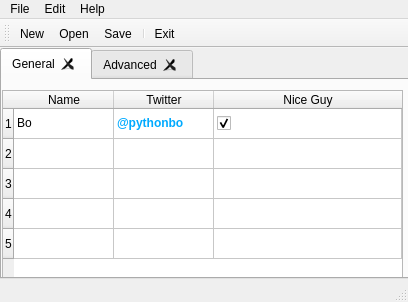
<?xml version="1.0" encoding="UTF-8"?>
<ui version="4.0">
 <class>MainWindow</class>
 <widget class="QMainWindow" name="MainWindow">
  <property name="geometry">
   <rect>
    <x>0</x>
    <y>0</y>
    <width>408</width>
    <height>302</height>
   </rect>
  </property>
  <property name="windowTitle">
   <string>MainWindow</string>
  </property>
  <widget class="QWidget" name="centralwidget">
   <widget class="QTabWidget" name="tabWidget">
    <property name="geometry">
     <rect>
      <x>0</x>
      <y>0</y>
      <width>411</width>
      <height>231</height>
     </rect>
    </property>
    <property name="tabPosition">
     <enum>QTabWidget::North</enum>
    </property>
    <property name="tabShape">
     <enum>QTabWidget::Rounded</enum>
    </property>
    <property name="currentIndex">
     <number>0</number>
    </property>
    <property name="elideMode">
     <enum>Qt::ElideNone</enum>
    </property>
    <property name="usesScrollButtons">
     <bool>true</bool>
    </property>
    <property name="tabsClosable">
     <bool>true</bool>
    </property>
    <property name="movable">
     <bool>true</bool>
    </property>
    <widget class="QWidget" name="tab">
     <attribute name="title">
      <string>General</string>
     </attribute>
     <widget class="QTableWidget" name="tableWidget">
      <property name="geometry">
       <rect>
        <x>0</x>
        <y>10</y>
        <width>401</width>
        <height>192</height>
       </rect>
      </property>
      <property name="alternatingRowColors">
       <bool>false</bool>
      </property>
      <property name="showGrid">
       <bool>true</bool>
      </property>
      <property name="gridStyle">
       <enum>Qt::SolidLine</enum>
      </property>
      <property name="rowCount">
       <number>5</number>
      </property>
      <attribute name="horizontalHeaderVisible">
       <bool>true</bool>
      </attribute>
      <attribute name="horizontalHeaderStretchLastSection">
       <bool>true</bool>
      </attribute>
      <row>
       <property name="text">
        <string>1</string>
       </property>
      </row>
      <row/>
      <row/>
      <row/>
      <row/>
      <column>
       <property name="text">
        <string>Name</string>
       </property>
      </column>
      <column>
       <property name="text">
        <string>Twitter</string>
       </property>
      </column>
      <column>
       <property name="text">
        <string>Nice Guy</string>
       </property>
      </column>
      <item row="0" column="0">
       <property name="text">
        <string>Bo</string>
       </property>
      </item>
      <item row="0" column="1">
       <property name="text">
        <string>@pythonbo</string>
       </property>
       <property name="font">
        <font>
         <weight>75</weight>
         <bold>true</bold>
        </font>
       </property>
       <property name="foreground">
        <brush brushstyle="SolidPattern">
         <color alpha="255">
          <red>0</red>
          <green>170</green>
          <blue>255</blue>
         </color>
        </brush>
       </property>
      </item>
      <item row="0" column="2">
       <property name="text">
        <string/>
       </property>
       <property name="checkState">
        <enum>Checked</enum>
       </property>
      </item>
     </widget>
    </widget>
    <widget class="QWidget" name="tab_2">
     <attribute name="title">
      <string>Advanced</string>
     </attribute>
    </widget>
   </widget>
  </widget>
  <widget class="QMenuBar" name="menubar">
   <property name="geometry">
    <rect>
     <x>0</x>
     <y>0</y>
     <width>408</width>
     <height>21</height>
    </rect>
   </property>
   <widget class="QMenu" name="menuFile">
    <property name="title">
     <string>File</string>
    </property>
    <widget class="QMenu" name="menuNew">
     <property name="title">
      <string>New</string>
     </property>
     <addaction name="actionNew_2"/>
     <addaction name="actionNew_from_Template"/>
    </widget>
    <addaction name="menuNew"/>
    <addaction name="actionOpen"/>
    <addaction name="actionSave"/>
    <addaction name="actionPython_rules"/>
    <addaction name="separator"/>
    <addaction name="actionExit"/>
   </widget>
   <widget class="QMenu" name="menuEdit">
    <property name="title">
     <string>Edit</string>
    </property>
   </widget>
   <widget class="QMenu" name="menuHelp">
    <property name="title">
     <string>Help</string>
    </property>
   </widget>
   <addaction name="menuFile"/>
   <addaction name="menuEdit"/>
   <addaction name="menuHelp"/>
  </widget>
  <widget class="QStatusBar" name="statusbar"/>
  <widget class="QToolBar" name="toolBar">
   <property name="windowTitle">
    <string>toolBar</string>
   </property>
   <attribute name="toolBarArea">
    <enum>TopToolBarArea</enum>
   </attribute>
   <attribute name="toolBarBreak">
    <bool>false</bool>
   </attribute>
   <addaction name="actionNew_2"/>
   <addaction name="actionOpen"/>
   <addaction name="actionSave"/>
   <addaction name="separator"/>
   <addaction name="actionExit"/>
  </widget>
  <action name="actionNew_2">
   <property name="text">
    <string>New</string>
   </property>
  </action>
  <action name="actionNew_from_Template">
   <property name="text">
    <string>New from Template</string>
   </property>
  </action>
  <action name="actionOpen">
   <property name="text">
    <string>Open</string>
   </property>
   <property name="shortcut">
    <string>Ctrl+O</string>
   </property>
  </action>
  <action name="actionSave">
   <property name="text">
    <string>Save</string>
   </property>
   <property name="shortcut">
    <string>Ctrl+S</string>
   </property>
  </action>
  <action name="actionPython_rules">
   <property name="checkable">
    <bool>true</bool>
   </property>
   <property name="checked">
    <bool>true</bool>
   </property>
   <property name="text">
    <string>Python rules</string>
   </property>
  </action>
  <action name="actionExit">
   <property name="text">
    <string>Exit</string>
   </property>
  </action>
 </widget>
 <resources/>
 <connections/>
</ui>
